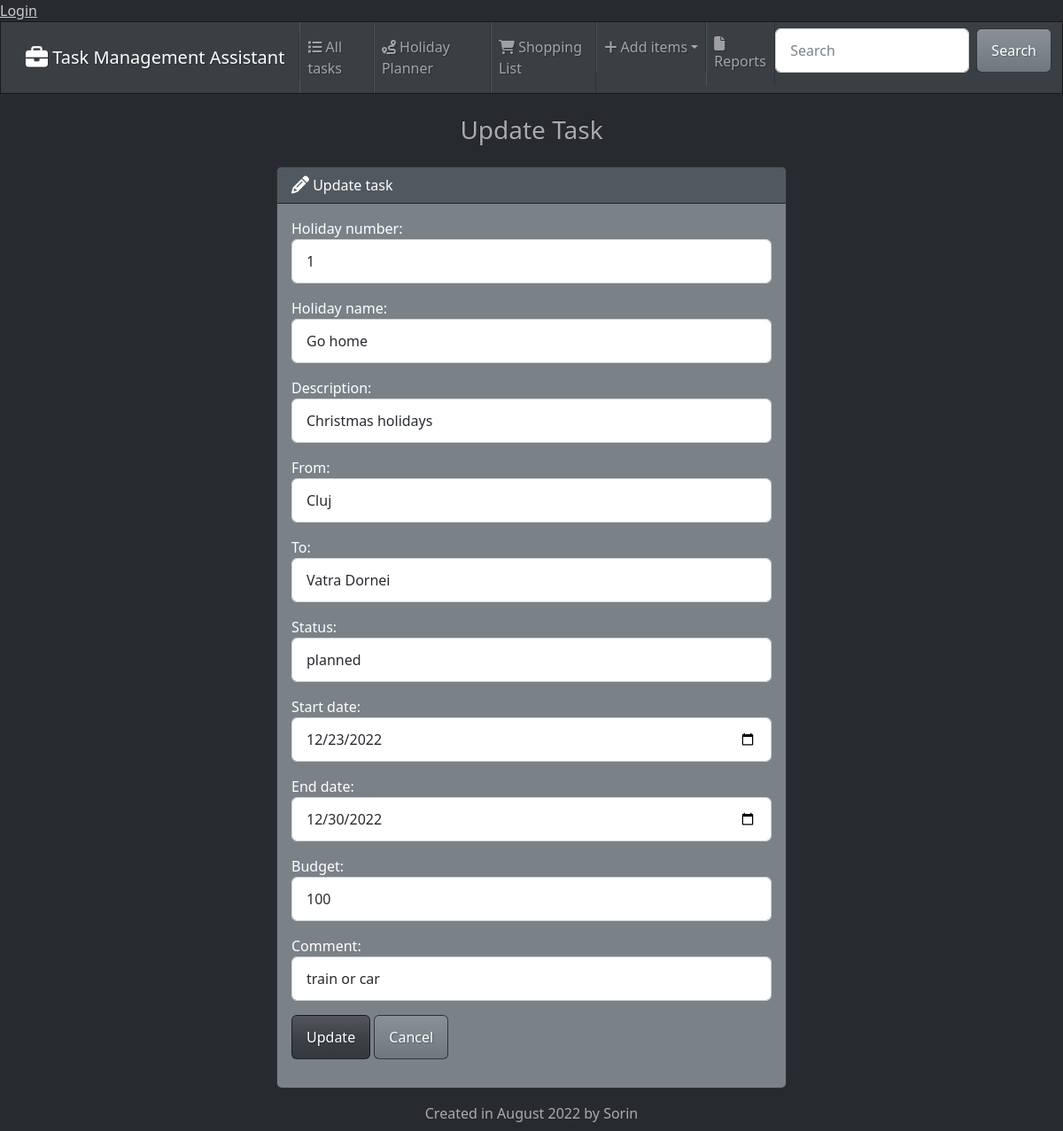
Screenshot of /edit_holiday/1/ with the database file from the repository.
### tasks/models.py (models this page shows, shortened)
class Holiday(models.Model):
    holiday_number = models.PositiveBigIntegerField()
    holiday_type = models.CharField (max_length=60)
    holiday_description = models.CharField (max_length=180)
    holiday_from = models.CharField (max_length=60)
    holiday_to = models.CharField (max_length=60)
    holiday_status = models.CharField (max_length=60)
    holiday_start_date = models.DateTimeField (default=datetime.now)
    holiday_end_date = models.DateTimeField (null=True)
    holiday_budget = models.PositiveBigIntegerField()
    holiday_comment = models.CharField (max_length=180, null=True)

### tasks/views.py (the view)
# urls.py: path('edit_holiday/<int:id>/',views.edit_holiday, name='edit_holiday'),
def edit_holiday(request, id):
    if request.method == "POST":
        holiday = Holiday.objects.get(pk=id)
        holiday_form = HolidayForm(request.POST, instance=holiday)
        if holiday_form.is_valid():
            holiday_form.save()
            return render(request, 'tasks/edit_holiday.html',
            {'form': holiday_form,
            'success': True
            })
    else:
        holiday = Holiday.objects.get(pk=id)
        holiday_form = HolidayForm(instance=holiday)
    return render(request, 'tasks/edit_holiday.html', {'form': holiday_form})

### tasks/templates/tasks/edit_holiday.html (shortened to what this page needs)
{% extends "tasks/base.html" %}
{% block content %}
<h3 class="text-center m-4">Update Task</h3>
{% if success %}
<div class="alert alert-success" role="alert">
    Task updated successfully!
    <a href="{% url 'holiday' %}" class="alert-link">Go to Home Page</a>
</div>
{% else %}
<div class="row justify-content-center">
    <div class="col-6">
        <div class="card text-white bg-secondary mb-3">
            <div class="card-header">
                <i class="fa-solid fa-pencil fa-lg"></i> Update task
            </div>
            <div class="card-body">
            <form action="" method="POST">
                {{ form.as_p}}
                <button type="submit" class="btn btn-primary">Update</button>
                <a href="{% url 'holiday' %}" class="btn btn-secondary">Cancel</a>
            </form>
            </div>
          </div>
    </div>
</div>
{% endif %}
{% endblock %}

### rows the page displays
Holiday: holiday_number "1", holiday_type "Go home", holiday_description "Christmas holidays", holiday_from "Cluj", holiday_to "Vatra Dornei", holiday_status "planned", holiday_start_date "12/23/2022", holiday_end_date "12/30/2022", holiday_budget "100", holiday_comment "train or car"
